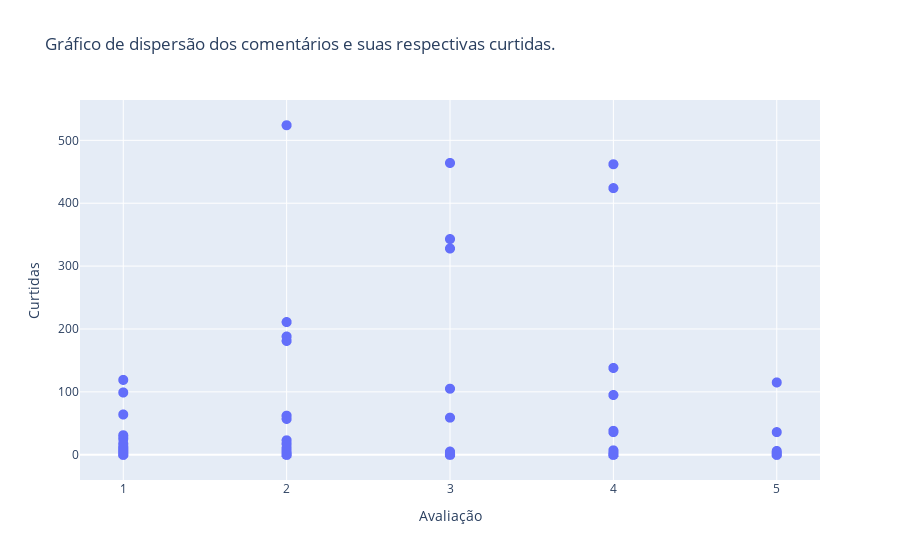

The code cell stored with this chart in its notebook:
### Markdown cell above
### Gráfico de dispersão de comentários com curtidas.
* Nesses últimos tempos, nossos comentários com mais curtidas foram bem avaliados?
* Temos um comentário com 1 estrela que foi muito curtido?

### Code cell
fig = px.scatter(df, x='Score', y='Thumbs Up Count', title='Gráfico de dispersão dos comentários e suas respectivas curtidas.',
                 labels={'Score': 'Avaliação', 'Thumbs Up Count': 'Curtidas'})

fig.update_traces(marker=dict(size=10))
fig.update_layout(xaxis=dict(tickmode='linear', dtick=1))
fig.show()

### Figure 1 — Plotly figure (JSON) as saved in the notebook; plotly's stock layout.template omitted (floating-point values rounded to 4 significant figures; data arrays with more than 128 entries replaced by an {"elided": "..."} marker saying what was removed)
{"data": [{"hovertemplate": "Avaliação=%{x}<br>Curtidas=%{y}<extra></extra>", "legendgroup": "", "marker": {"color": "#636efa", "size": 10, "symbol": "circle"}, "mode": "markers", "name": "", "showlegend": false, "type": "scattergl", "x": {"elided": "10000 int values"}, "xaxis": "x", "y": {"elided": "10000 int values"}, "yaxis": "y"}], "layout": {"legend": {"tracegroupgap": 0}, "title": {"text": "Gráfico de dispersão dos comentários e suas respectivas curtidas."}, "xaxis": {"anchor": "y", "domain": [0, 1], "dtick": 1, "tickmode": "linear", "title": {"text": "Avaliação"}}, "yaxis": {"anchor": "x", "domain": [0, 1], "title": {"text": "Curtidas"}}}}
